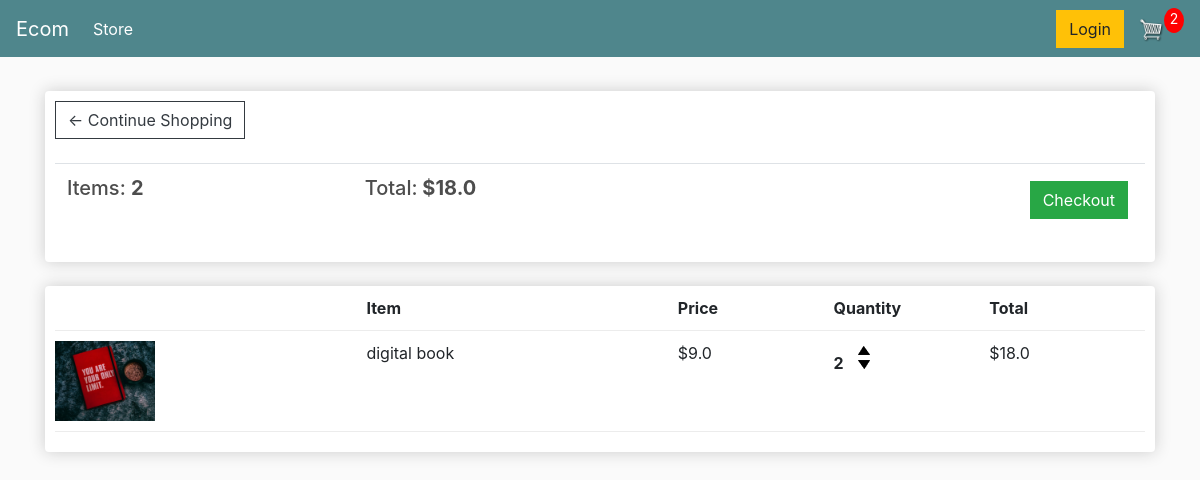
The app's page /cart/ (signed in) with its own data.
### store/models.py (models this page shows, shortened)
class Order(models.Model):
    customer=models.ForeignKey(Customer,on_delete=models.SET_NULL,null=True,blank=True)
    date_ordered=models.DateTimeField(auto_now_add=True)
    complete=models.BooleanField(default=False, null =True, blank=False)
    transaction_id=models.CharField(max_length=100,null=True)
    @property
    def get_cart_total(self):
        orderitems=self.orderitem_set.all()
        total=sum([item.get_total for item in orderitems ])
        return total
    @property
    def get_cart_item(self):
        orderitems=self.orderitem_set.all()
        total=sum([item.quantity for item in orderitems ])
        return total

class OrderItem(models.Model):
    product=models.ForeignKey(Product,on_delete=models.SET_NULL,null=True,blank=True)
    order=models.ForeignKey(Order,on_delete=models.SET_NULL,null=True,blank=True )
    quantity=models.IntegerField(default=0,blank=True,null=True)
    date_added=models.DateTimeField(auto_now_add=True)
    @property
    def get_total(self):
        total=self.product.price*self.quantity
        return total

class Product(models.Model):
    name=models.CharField(max_length=100)
    price=models.FloatField()
    digital=models.BooleanField(default=False,blank=True )
    image=models.ImageField(null=True,blank=True )
    @property
    def imageURL(self):
        try:
            url=self.image.url
        except:
            url=''
        return url

### store/views.py (the view, shortened to what this page needs)
# urls.py: path('cart/',views.cart,name='cart'),
def cart(request):
    if request.user.is_authenticated:
        customer = request.user.customer
        order, created = Order.objects.get_or_create(customer=customer, complete=False)
        items = order.orderitem_set.all()
        cart_items=order.get_cart_item
    context={
        'items':items,
        'order':order,
        'cart_items':cart_items,
    }
    return render(request,'store/cart.html',context)

### templates/store/cart.html
{% extends 'store/main.html' %}
{% load static %}
{% block content %}
	<div class="row">
		<div class="col-lg-12">
			<div class="box-element">
				<a  class="btn btn-outline-dark" href="{% url 'store' %}">&#x2190; Continue Shopping</a>
				<br>
				<br>
				<table class="table">
					<tr>
						<th><h5>Items: <strong>{{order.get_cart_item}}</strong></h5></th>
						<th><h5>Total:<strong> ${{order.get_cart_total}}</strong></h5></th>
						<th>
							<a  style="float:right; margin:5px;" class="btn btn-success" href="{% url 'checkout' %}">Checkout</a>
						</th>
					</tr>
				</table>
			</div>
			<br>
			<div class="box-element">
				<div class="cart-row">
					<div style="flex:2"></div>
					<div style="flex:2"><strong>Item</strong></div>
					<div style="flex:1"><strong>Price</strong></div>
					<div style="flex:1"><strong>Quantity</strong></div>
					<div style="flex:1"><strong>Total</strong></div>
				</div>
				{% for item in items %}
				<div class="cart-row">
					<div style="flex:2"><img class="row-image" src="{{item.product.imageURL}}"></div>
					<div style="flex:2"><p>{{item.product.name}}</p></div>
					<div style="flex:1"><p>${{item.product.price}}</p></div>
					<div style="flex:1">
						<p class="quantity">{{item.quantity}}</p>
						<div class="quantity">
							<img data-product={{item.product.id}} data-action="add" class="chg-quantity update-cart" src="{% static  'images/arrow-up.png' %}">
							<img data-product={{item.product.id}} data-action="remove" class="chg-quantity update-cart" src="{% static  'images/arrow-down.png' %}">
						</div>
					</div>
					<div style="flex:1"><p>${{item.get_total}}</p></div>
				</div>
				{% endfor %}
			</div>
		</div>
	</div>
{% endblock content %}

### static/css/main.css (style rules this page uses)
body { background-color: hsl(0, 0%, 98%); }
h1,h2,h3,h4,h5,h6 { color:hsl(0, 0%, 30%); }
.box-element { box-shadow:hsl(0, 0%, 80%) 0 0 16px; background-color: #fff; border-radius: 4px; padding: 10px; }
.col-lg-4, .col-lg-6, .col-lg-8, .col-lg-12 { margin-top: 10px; }
.btn { border-radius: 0; }
.row-image { width: 100px; }
.cart-row { display: flex; align-items: flex-stretch; padding-bottom: 10px; margin-bottom: 10px; border-bottom: 1px solid #ececec; }
.quantity { display: inline-block; font-weight: 700; padding-right:10px; }
.chg-quantity { width: 12px; cursor: pointer; display: block; margin-top: 5px; transition:.1s; }

### records on screen
Order: get_cart_item "2", get_cart_total "18.0"
OrderItem: product.imageURL (picture), product.name "digital book", product.price "9.0", quantity "2", get_total "18.0"

### other values on screen
{{ cart_items }} "2"
